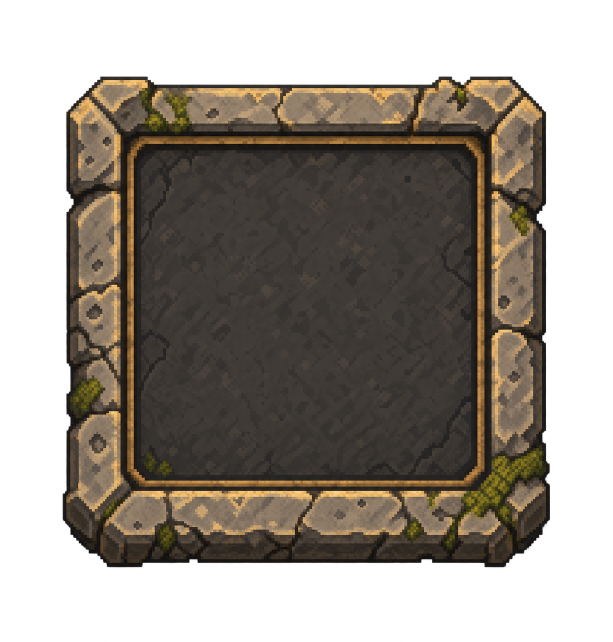
#> input picture assets/levels/03-library-beneath-the-roots/sources/tablet-body-generated.png, 1226 x 1283 px (shown at 1/2 size)
$ python prepare_assets.py
#> lines starting #> are read from the running program, lines starting #| are printed output that depends on the picture
"""Offline source normalization and deterministic puzzle icons. No runtime changes."""
from pathlib import Path
from PIL import Image, ImageDraw, ImageEnhance
import json, hashlib
B=Path(__file__).resolve().parent
R=B.parents[2]
S=B/'sprites'; P=B/'previews'
def sha(p): return hashlib.sha256(p.read_bytes()).hexdigest()
def dump(p,v): p.write_text(json.dumps(v,ensure_ascii=False,indent=2)+'\n',encoding='utf-8')
def fit(path,size):
#> called with size = (48, 48)
    im=Image.open(path).convert('RGBA'); bb=im.getchannel('A').point(lambda v:255 if v>=16 else 0).getbbox(); im=im.crop(bb)
#> in fit, im is the input picture: PIL image 1226x1283 RGBA; mean R, G, B, A 48.8, 42.1, 33.7, 146.8
#> after `bb = im.getchannel('A').point(lambda v: 255 if v >= 16 else 0).getbbox`: bb = (125, 152, 1100, 1135)
#> after `im = im.crop(bb)`:
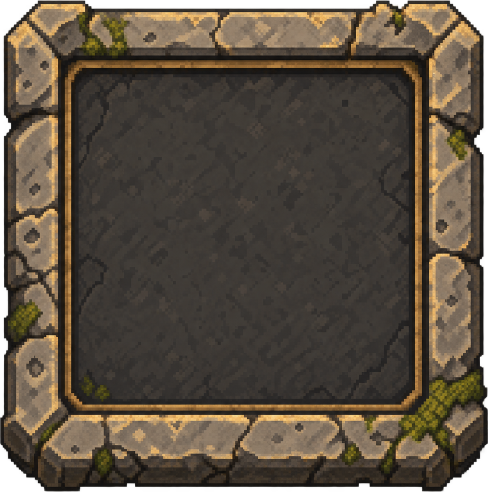
#> im: PIL image 975x983 RGBA (shown at 1/2 size); mean R, G, B, A 80.1, 69.1, 55.2, 241; transparent parts drawn white
    scale=min((size[0]-4)/im.width,(size[1]-4)/im.height); out=Image.new('RGBA',size)
#> after `scale = min((size[0] - 4) / im.width, (size[1] - 4) / im.height)`: scale = 0.0448
#> after `out = Image.new('RGBA', size)`: out: PIL image 48x48 RGBA; every value is 0
    im=im.resize((round(im.width*scale),round(im.height*scale)),Image.Resampling.NEAREST)
#> im: PIL image 44x44 RGBA
    out.alpha_composite(im,((size[0]-im.width)//2,(size[1]-im.height)//2)); return out
items={}; rows=[]
def save(name,im,kind,source=None):
    im.save(S/(name+'.png'));items[name]=im
    rows.append({'file':str((S/(name+'.png')).relative_to(R)).replace('\\','/'),'key_proposed':'l03_'+name.replace('-','_'),'canvas':list(im.size),'pivot':[.5,.5],'kind':kind,'source':source,'sha256':sha(S/(name+'.png'))})
body=fit(B/'sources/tablet-body-generated.png',(48,48))
save('tablet-body',body,'generated body normalized nearest','assets/levels/03-library-beneath-the-roots/sources/tablet-body-generated.png')
gold='#edcb75'; blue='#83d9db'; rim='#ead9aa'
def blank():return Image.new('RGBA',(48,48))
def glyph(name):
    im=blank();d=ImageDraw.Draw(im)
    # Common rim badge gives all identities equal prominence; no temporal clues.
    d.rectangle((15,1,33,12),fill='#252e2b',outline='#9d9478')
    if name=='chim':
        d.line([(17,3),(20,4),(24,8),(28,4),(31,3)],fill=rim,width=2)
        d.rectangle((23,7,25,10),fill=rim);d.rectangle((25,5,27,6),fill=rim);d.point((28,6),fill=rim)
    if name=='la':
        d.polygon([(18,10),(19,5),(24,3),(30,3),(29,8),(24,10)],fill=rim)
        d.line((19,10,28,4),fill='#495b48',width=1)
    if name=='thuyen':
        d.polygon([(17,7),(31,7),(28,11),(20,11)],fill=rim)
        d.line((24,2,24,7),fill=rim,width=1);d.polygon([(25,3),(29,6),(25,6)],fill=rim)
    if name=='hat':
        d.ellipse((20,2,28,11),fill=rim);d.line([(25,3),(23,5),(23,8),(25,10)],fill='#495b48',width=1)
    return im
for n in ['chim','la','thuyen','hat']:save('border-'+n,glyph(n),'native identity icon only')
low=blank();d=ImageDraw.Draw(low)
# Sunrise: a large half-disc on a thick horizon, five rays fanning above it and water ticks below, so it reads as a
# rising sun at tablet size instead of a small bump on a hairline.
hx,hy=24,31
for x0,y0,x1,y1 in [(24,21,24,17),(31,24,33,21),(17,24,15,21),(33,28,36,27),(15,28,12,27)]:d.line((x0,y0,x1,y1),fill=gold,width=1)
d.pieslice((hx-7,hy-7,hx+7,hy+7),180,360,fill=gold);d.pieslice((hx-3,hy-3,hx+3,hy+3),180,360,fill='#fbe9a6')
d.line((12,hy,36,hy),fill='#ced3b5',width=2)
d.line((15,35,22,35),fill='#9bbaaf');d.line((26,35,33,35),fill='#9bbaaf')
save('bright-horizon-sun',low,'native shared clue: Chim and Thuyen byte-identical')
for kind in ['sun','moon']:
    im=blank();d=ImageDraw.Draw(im);d.arc((13,17,35,37),185,255,fill=gold,width=1);d.arc((13,17,35,37),285,355,fill=gold,width=1)
    if kind=='sun':d.ellipse((21,18,27,24),fill=gold);d.line((24,15,24,16),fill=gold);d.line((18,21,19,21),fill=gold);d.line((29,21,30,21),fill=gold)
    else:
        d.ellipse((21,17,28,25),fill=gold);d.ellipse((24,16,30,22),fill=(0,0,0,0))
    save('bright-high-'+kind,im,'native high celestial body with incomplete arc')
for direction in ['up','down']:
    im=blank();d=ImageDraw.Draw(im);d.line((13,29,35,29),fill='#527d7e');d.line((24,22,24,35),fill=blue,width=2)
    pts=[(20,26),(24,21),(28,26)] if direction=='up' else [(20,31),(24,36),(28,31)]
    d.line(pts,fill=blue,width=2);save('dark-motion-'+direction,im,'native movement only; no celestial body')
im=blank();d=ImageDraw.Draw(im);d.arc((13,18,35,39),180,360,fill=blue,width=2);save('dark-apex-arc',im,'native shared clue: La and Hat byte-identical; no celestial body')
mapping={'chim':('bright-horizon-sun','dark-motion-up'),'la':('bright-high-sun','dark-apex-arc'),'thuyen':('bright-horizon-sun','dark-motion-down'),'hat':('bright-high-moon','dark-apex-arc')}
for name,(bright,dark) in mapping.items():
    for state,layer in [('bright',bright),('dark',dark)]:
        im=body.copy();im.alpha_composite(items['border-'+name]);im.alpha_composite(items[layer]);save('tablet-'+name+'-'+state,im,'composed convenience state; authoritative layers remain separate')
#> im: PIL image 48x48 RGBA
for state in ['empty','occupied','selected']:
    im=blank();d=ImageDraw.Draw(im);d.rounded_rectangle((1,1,46,46),radius=5,fill='#182d2e',outline='#8d9b8b',width=2)
    d.rectangle((5,5,42,42),outline='#506d65',width=1)
    if state=='occupied':d.rectangle((9,9,38,38),fill='#444940',outline='#b9ad8a',width=2)
    if state=='selected':
        for x,y,sx,sy in [(1,1,1,1),(46,1,-1,1),(1,46,1,-1),(46,46,-1,-1)]:d.line([(x,y+sy*8),(x,y),(x+sx*8,y)],fill=gold,width=2)
    save('socket-'+state,im,'native socket state; occupied is neutral seating placeholder under actual tablet')
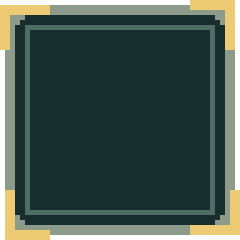
#> im: PIL image 48x48 RGBA (shown 5 times larger); mean R, G, B, A 52, 68.1, 61.3, 238.2; transparent parts drawn white
im=Image.new('RGBA',(20,16));d=ImageDraw.Draw(im);d.line((10,3,10,1),fill=gold);d.line((14,5,16,3),fill=gold);d.line((6,5,4,3),fill=gold);d.line((17,8,19,7),fill=gold);d.line((3,8,1,7),fill=gold);d.pieslice((5,4,15,14),180,360,fill=gold);d.line((1,9,19,9),fill='#ced3b5',width=2);d.line((4,12,16,12),fill='#b5c5ad');save('start-horizon',im,'native scenario start icon; no ordering labels')
#> after `im = Image.new('RGBA', (20, 16))`: im: PIL image 20x16 RGBA; every value is 0
im=Image.new('RGBA',(24,12));d=ImageDraw.Draw(im);d.line((2,6,20,6),fill='#9dbbad',width=2);d.line([(16,2),(21,6),(16,10)],fill='#9dbbad',width=2);save('route-cue',im,'native directional connector; rotate at composition; no tablet identities')
book=fit(B/'sources/test-book-body-generated.png',(56,40));save('test-book-body',book,'generated body normalized nearest','assets/levels/03-library-beneath-the-roots/sources/test-book-body-generated.png')
#> call 2 of fit, with size = (56, 40)
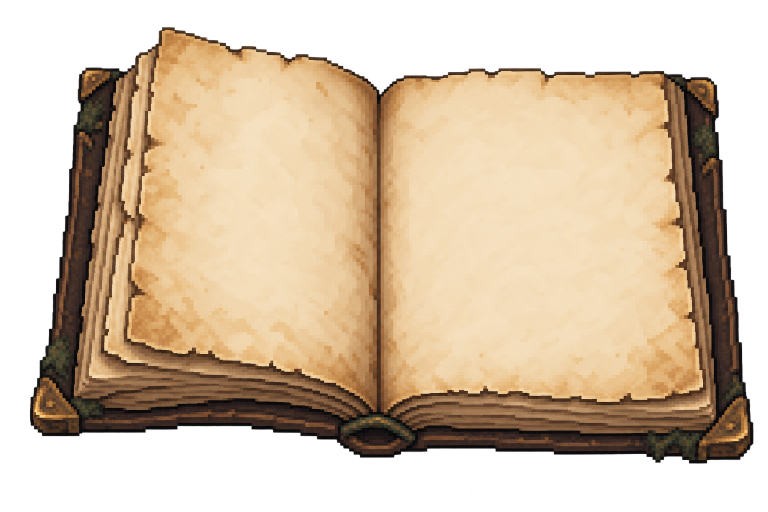
#> input picture assets/levels/03-library-beneath-the-roots/sources/test-book-body-generated.png, 1536 x 1024 px (shown at 1/2 size)
#> in fit, im is the input picture: PIL image 1536x1024 RGBA; mean R, G, B, A 136, 112.7, 85.8, 164.4
#> in fit (call 2), `bb = im.getchannel('A').point(lambda v: 255 if v >= 16 else 0).getbbox`: bb = (59, 54, 1507, 927)
#> in fit (call 2), `im = im.crop(bb)`:
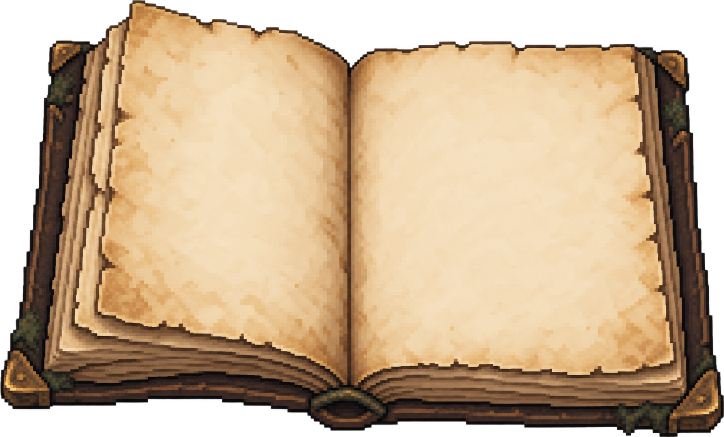
#> im: PIL image 1448x873 RGBA (shown at 1/2 size); mean R, G, B, A 162.9, 135.8, 103.9, 204.5; transparent parts drawn white
#> in fit (call 2), `out = Image.new('RGBA', size)`: out: PIL image 56x40 RGBA; every value is 0
for state in ['bright','dark']:
    layer=Image.new('RGBA',(56,40));d=ImageDraw.Draw(layer)
    if state=='bright':
        d.line((35,20,35,29),fill='#8e9864',width=1);d.polygon([(30,14),(33,11),(35,15),(37,11),(40,14),(38,22),(33,22)],fill=gold);d.line((35,15,35,21),fill='#b48a43')
    else:d.ellipse((31,12,40,23),fill=blue);d.ellipse((35,10,43,19),fill=(0,0,0,0))
    save('test-book-'+state+'-layer',layer,'native independent ink layer')
    im=book.copy();im.alpha_composite(layer);save('test-book-'+state,im,'composed convenience state')
for mode in ['bright','dark']:
    c=Image.new('RGBA',(640,360),'#242b28' if mode=='bright' else '#101e23');d=ImageDraw.Draw(c)
    d.rectangle((0,0,639,34),fill='#0d191e');d.text((10,10),'LEVEL 03 | TASK 05 | OFFLINE '+mode.upper()+' | HUD RESERVED',fill='#e6d1a4')
    # Isolated puzzle staging preview; room architecture belongs to task 06.
    for i,n in enumerate(['hat','thuyen','chim','la']):c.alpha_composite(items['tablet-'+n+'-'+mode],(112+i*106,75))
    positions=[(246,173),(346,173),(346,273),(246,273)]
    for x,y in positions:c.alpha_composite(items['socket-empty'],(x,y))
    for xy,rot in [((300,190),0),((364,231),270),((300,290),180),((264,231),90)]:c.alpha_composite(items['route-cue'].rotate(rot,expand=True),xy)
    c.alpha_composite(items['start-horizon'],(222,185));c.alpha_composite(items['test-book-'+mode],(475,220))
    d.text((10,340),'Unplaced tablets; empty cycle; no solved arrangement shown. Room deferred to task 06.',fill='#a5b7ac')
    c.convert('RGB').save(P/('level03-'+mode+'-640x360.png'))
#> this loop made 2 passes
#> pass 1, `c.convert('RGB').save(P/('level03-'+mode+'-640x360.png'))`:
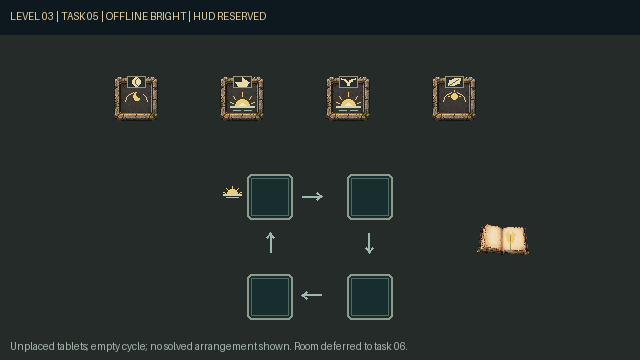
#> saved as level03-bright-640x360.png: PIL image 640x360 RGB; mean R, G, B 38.3, 45.4, 42.3
for group,names in [('tablets',[f'tablet-{n}-{s}' for n in ['chim','la','thuyen','hat'] for s in ['bright','dark']]),('markers',['socket-empty','socket-occupied','socket-selected','start-horizon','route-cue','test-book-bright','test-book-dark'])]:
    c=Image.new('RGBA',(640,360),'#152b2d');d=ImageDraw.Draw(c);d.text((10,8),'TASK 05 | '+group.upper()+' | 1x + 2x NEAREST | OFFLINE CONTACT',fill=gold)
    for i,n in enumerate(names):
        x=10+(i%4)*158;y=35+(i//4)*155;im=items[n];d.text((x,y),n,fill='#d9decc');c.alpha_composite(im,(x,y+26));c.alpha_composite(im.resize((im.width*2,im.height*2),Image.Resampling.NEAREST),(x+57,y+26))
    c.convert('RGB').save(P/(group+'-contact-640x360.png'))
#> this loop made 2 passes
#> pass 1, `c.convert('RGB').save(P/(group+'-contact-640x360.png'))`:
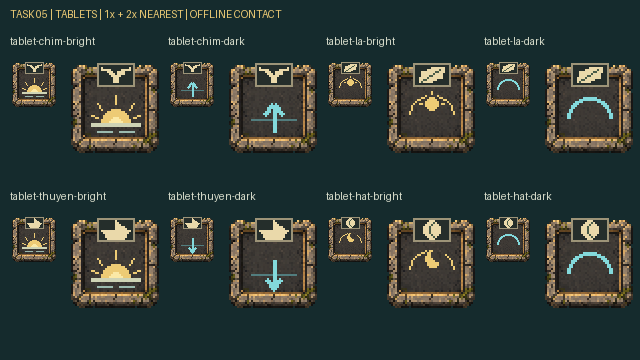
#> saved as tablets-contact-640x360.png: PIL image 640x360 RGB; mean R, G, B 46.5, 58, 53.5
checks=[]
for row in rows:
    p=R/row['file'];im=Image.open(p);a=im.getchannel('A');checks.append({'file':row['file'],'result':'PASS' if im.mode=='RGBA' and list(im.size)==row['canvas'] and a.getextrema()[0]==0 and a.getbbox() else 'FAIL','mode':im.mode,'canvas':list(im.size),'alpha_extrema':list(a.getextrema()),'sha256':sha(p)})
#> after `a = im.getchannel('A')`:
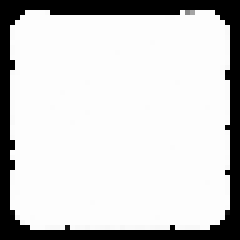
#> a: PIL image 48x48 L (shown 5 times larger); min 0, max 254, mean 205.1
#> (the run stopped early here; a loop or call above may not have finished)
